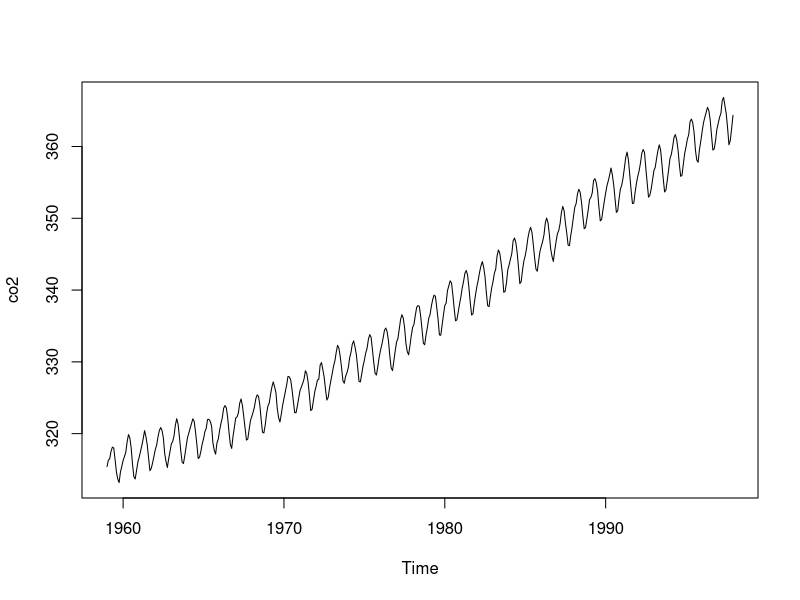
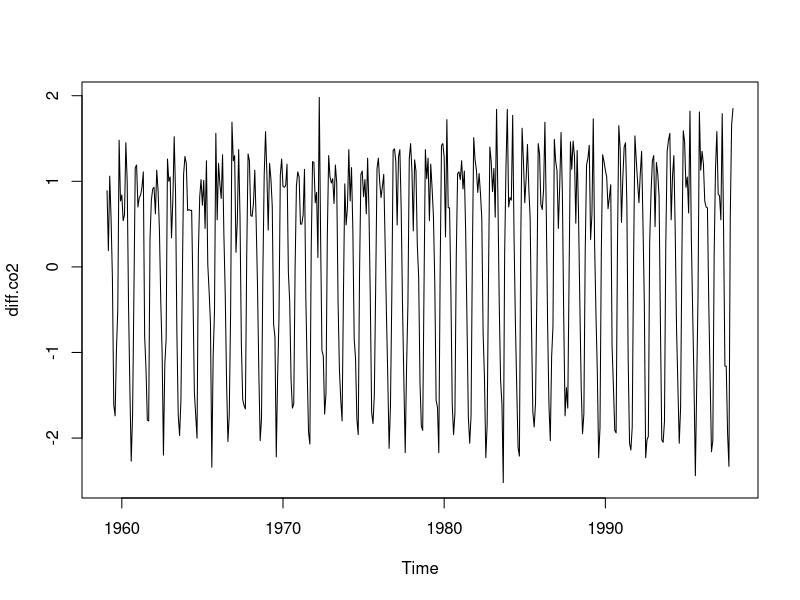
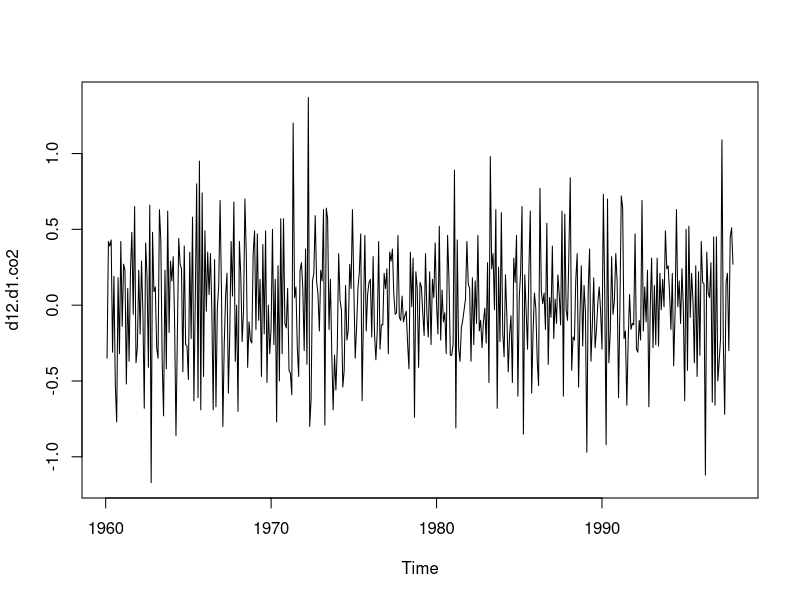
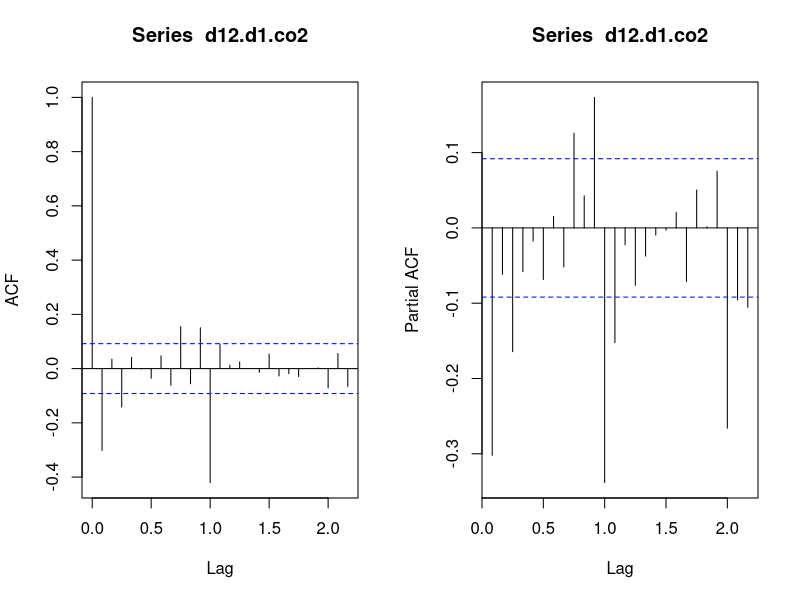

Recreate these plots in R, in order. (Note: this script raises an error after producing the figures.)
#Homework 2
#Sonam Devadiga
#Question 3: co2 Production

# Definig and plotting time series
plot(co2, ylab = "co2")


# Converting to a stationary time series
diff.co2 <- diff(co2, differences = 1)
plot(diff.co2)

# Removing the seasonality
d12.d1.co2 <- diff(diff.co2, lag = 12)
plot(d12.d1.co2)


# ACF and PACF values
par(mfrow=c(1,2))   
acf_co2 <- acf(d12.d1.co2)
pacf_co2 <- pacf(d12.d1.co2)
# 

# Fitting Best Model

n = length(co2.log)
max.p = 2
max.d = 1
max.q = 2
max.P = 2
max.D = 1
max.Q = 2
BIC.array =array(NA,dim=c(max.p+1,max.d+1,max.q+1,max.P+1,max.D+1,max.Q+1))
AIC.array =array(NA,dim=c(max.p+1,max.d+1,max.q+1,max.P+1,max.D+1,max.Q+1))
best.bic <- 1e8
x = co2
for (p in 0:max.p) for(d in 0:max.d) for(q in 0:max.q) 
  for (P in 0:max.P) for(D in 0:max.D) for(Q in 0:max.Q) 
  {
    cat("p=",p,", d=",d,", q=",q,", P=",P,", D=",D,", Q=",Q,"\n")
    
    fit <- arima(x, order = c(p,d,q),  
                 seas = list(order = c(P,D,Q), 
                             frequency(x)),method="CSS")
    number.parameters <- length(fit$coef) + 1
    BIC.array[p+1,d+1,q+1,P+1,D+1,Q+1] = -2*fit$loglik + log(n)*number.parameters
    AIC.array[p+1,d+1,q+1,P+1,D+1,Q+1] = -2*fit$loglik + 2*number.parameters
    
    if (BIC.array[p+1,d+1,q+1,P+1,D+1,Q+1] < best.bic) 
    {
      best.bic <- BIC.array[p+1,d+1,q+1,P+1,D+1,Q+1]
      best.fit <- fit
      best.model <- c(p,d,q,P,D,Q) 
    }
    
  }

best.bic
best.fit
best.model

# Best BIC model is [111102] with BIC of -662.7087
best_co2_model <- arima(co2, order = c(0,1,1), seasonal = list(order=c(1,1,2),period=12),method = "CSS-ML")

number.parameters <- length(best_co2_model$coef) + 1
-2*best_co2_model$loglik + log(length(co2))*number.parameters


# Prediction of 12 lags using the best model
h <- 12
forecast <- predict(best_co2_model,n.ahead = h)

n <- length(co2)
plot(c(co2,rep(NA,h)),type="l",ylim=c(300,400),ylab = "Log time series")
lines((n+1):(n+h),forecast$pred,col="blue")  
lines((n+1):(n+h),forecast$pred+1.96*forecast$se,lty=2,col="red") # Confidence Interval
lines((n+1):(n+h),forecast$pred-1.96*forecast$se,lty=2,col="red")




#######################################################################################################################

